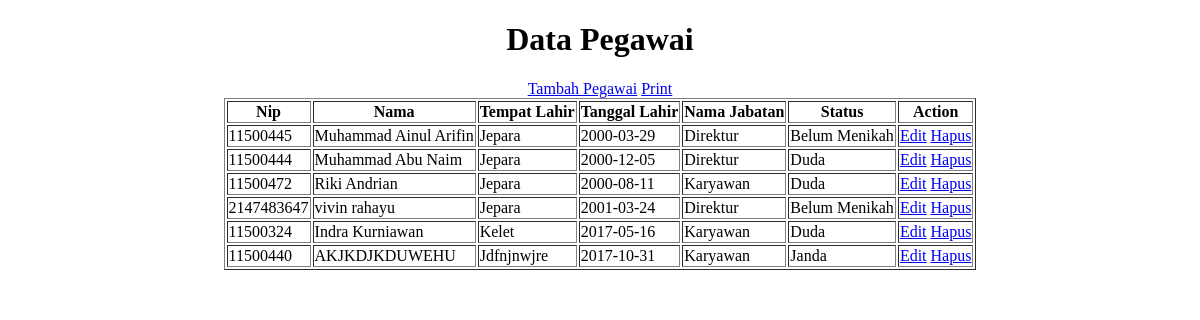
The app's page /tampil_pegawai.php, older data.
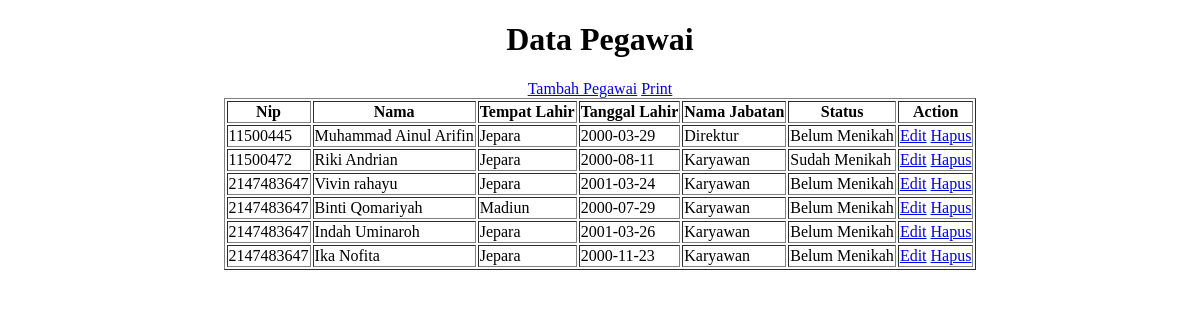
The same page, newer data.
### tables this page shows
CREATE TABLE `pegawai` (
  `id_pegawai` int(12) NOT NULL,
  `NIP` int(20) NOT NULL,
  `nama` varchar(30) NOT NULL,
  `tempat_lahir` varchar(20) NOT NULL,
  `tanggal_lahir` date NOT NULL,
  `kode_jabatan` varchar(20) NOT NULL,
  `status` varchar(30) NOT NULL
);

CREATE TABLE `jabatan` (
  `kode_jabatan` varchar(10) NOT NULL,
  `nama_jabatan` varchar(30) NOT NULL,
  `gaji_pokok` int(11) NOT NULL
);

### tampil_pegawai.php (the view, shortened to what this page needs)
<?php
include "../koneksi.php";
$sql = "SELECT id_pegawai, NIP, nama, tempat_lahir, tanggal_lahir, kode_jabatan, status FROM pegawai";
$data = mysqli_query($db,$sql);
function tampiljabatan($idjabatan, $db){
		$sql = "SELECT nama_jabatan FROM jabatan WHERE kode_jabatan='$idjabatan'";
		$data = mysqli_query($db,$sql);
		$jenis = mysqli_fetch_assoc($data);
		return $jenis['nama_jabatan'];
}
?>
<!DOCTYPE html>
<html>
<head>
</head>
<body>
<h1 align="center">Data Pegawai</h1>
<center>
<a href="tambah_pegawai.php">Tambah Pegawai</a>
<a href="http://localhost/apk_penggajian/fpdf/index.php" target="_blank" style="text-align: right;">Print</a><br>
<table border="1%">
		<tr>
			<th>Nip</th>
			<th>Nama</th>
			<th>Tempat Lahir</th>
			<th>Tanggal Lahir</th>
			<th>Nama Jabatan</th>
			<th>Status</th>
			<th>Action</th>
		</tr>
<?php
	foreach ($data as $pegawai):
?>
		<tr>
			<td><?php echo $pegawai['NIP']; ?></td>
			<td><?php echo $pegawai['nama']; ?></td>
			<td><?php echo $pegawai['tempat_lahir']; ?></td>
			<td><?php echo $pegawai['tanggal_lahir'];?></td>
			<td><?php echo tampiljabatan($pegawai['kode_jabatan'],$db);?></td>
			<td><?php echo $pegawai['status']; ?></td>
			<td>
			<a href="edit_pegawai.php?id=<?php echo $pegawai['id_pegawai']?>">Edit</a>
			<a href="hapus_pegawai.php?id=<?php echo $pegawai['id_pegawai']?>">Hapus</a>
			</td>
		</tr>
<?php endforeach; ?>
</center>
</body>
</html>

Row changes from the older to the newer data that the page shows:
removed pegawai: NIP "11500444", nama "Muhammad Abu Naim", tempat_lahir "Jepara", tanggal_lahir "2000-12-05", kode_jabatan.nama_jabatan "Direktur", status "Duda"
removed pegawai: NIP "2147483647", nama "vivin rahayu", tempat_lahir "Jepara", tanggal_lahir "2001-03-24", kode_jabatan.nama_jabatan "Direktur", status "Belum Menikah"
removed pegawai: NIP "11500324", nama "Indra Kurniawan", tempat_lahir "Kelet", tanggal_lahir "2017-05-16", kode_jabatan.nama_jabatan "Karyawan", status "Duda"
removed pegawai: NIP "11500440", nama "AKJKDJKDUWEHU", tempat_lahir "Jdfnjnwjre", tanggal_lahir "2017-10-31", kode_jabatan.nama_jabatan "Karyawan", status "Janda"
changed pegawai "Riki Andrian": status "Duda" → "Sudah Menikah"
added pegawai: NIP "2147483647", nama "Vivin rahayu", tempat_lahir "Jepara", tanggal_lahir "2001-03-24", kode_jabatan.nama_jabatan "Karyawan", status "Belum Menikah"
added pegawai: NIP "2147483647", nama "Binti Qomariyah", tempat_lahir "Madiun", tanggal_lahir "2000-07-29", kode_jabatan.nama_jabatan "Karyawan", status "Belum Menikah"
added pegawai: NIP "2147483647", nama "Indah Uminaroh", tempat_lahir "Jepara", tanggal_lahir "2001-03-26", kode_jabatan.nama_jabatan "Karyawan", status "Belum Menikah"
added pegawai: NIP "2147483647", nama "Ika Nofita", tempat_lahir "Jepara", tanggal_lahir "2000-11-23", kode_jabatan.nama_jabatan "Karyawan", status "Belum Menikah"
